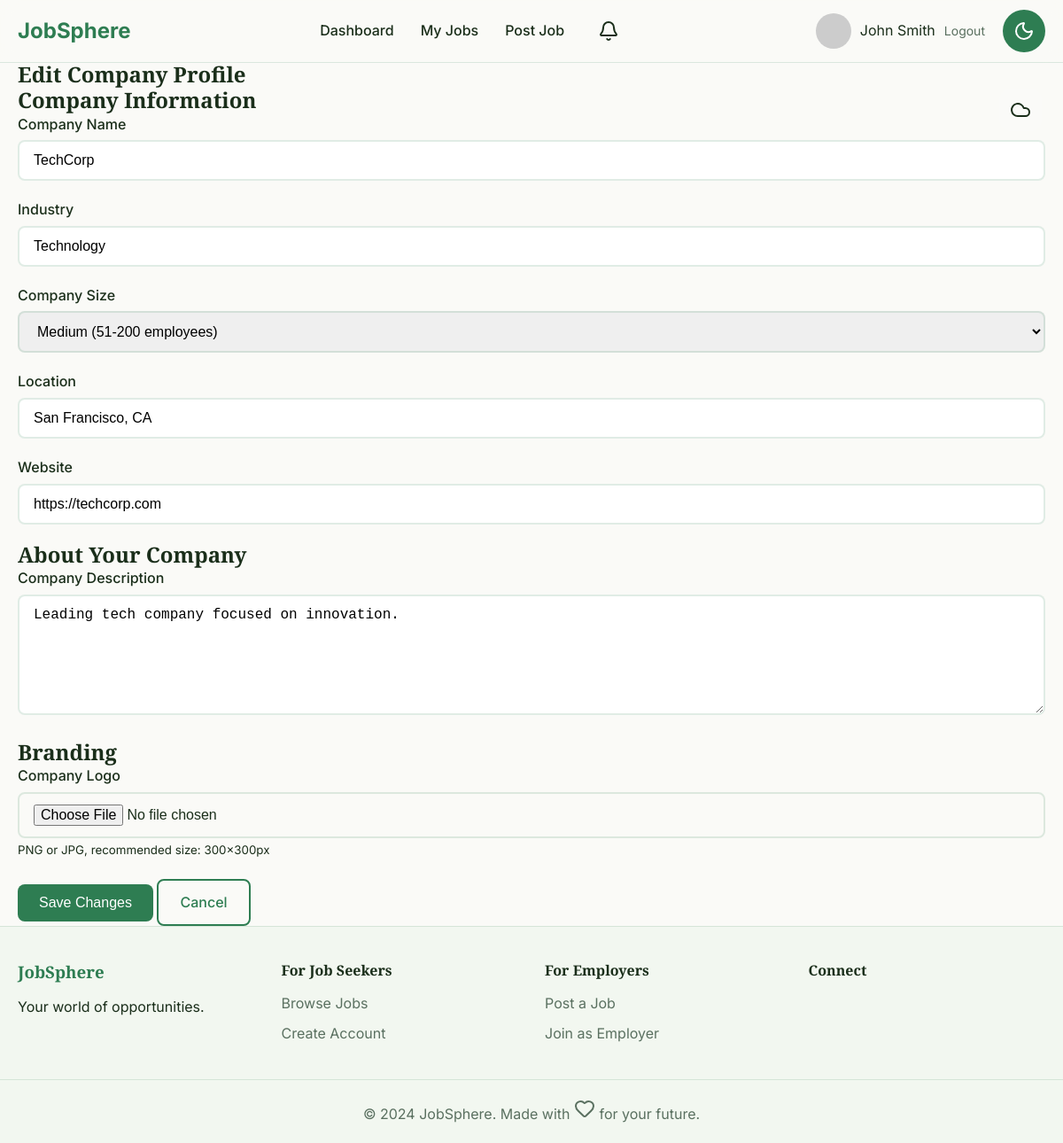
The page /employer/profile/edit (signed in) on the database its author committed.
### models.py (models this page shows, shortened)
class User(UserMixin, db.Model):
    __tablename__ = 'users'
    id = db.Column(db.Integer, primary_key=True)
    name = db.Column(db.String(100), nullable=False)
    email = db.Column(db.String(150), unique=True, nullable=False)
    password_hash = db.Column(db.String(255), nullable=False)
    role = db.Column(db.Enum('seeker', 'employer'), nullable=False)
    avatar_url = db.Column(db.String(255))
    is_active = db.Column(db.Boolean, default=True)
    created_at = db.Column(db.DateTime, default=datetime.utcnow)
    last_login = db.Column(db.DateTime)

class EmployerProfile(db.Model):
    __tablename__ = 'employer_profiles'
    id = db.Column(db.Integer, primary_key=True)
    user_id = db.Column(db.Integer, db.ForeignKey('users.id', ondelete='CASCADE'), nullable=False)
    company_name = db.Column(db.String(150), nullable=False)
    industry = db.Column(db.String(100))
    company_size = db.Column(db.String(50))
    website = db.Column(db.String(255))
    description = db.Column(db.Text)
    logo_url = db.Column(db.String(255))
    location = db.Column(db.String(100))
    is_featured = db.Column(db.Boolean, default=False)
    updated_at = db.Column(db.DateTime, default=datetime.utcnow, onupdate=datetime.utcnow)
    user = db.relationship('User', backref=db.backref('employer_profile', uselist=False))

### app.py (the view, shortened to what this page needs)
    @app.route('/employer/profile/edit', methods=['GET', 'POST'])
    @employer_required
    def employer_profile_edit():
        profile = current_user.employer_profile
        form = EmployerProfileForm(obj=profile)
        return render_template('profile/employer_edit.html', form=form)

### forms.py
class EmployerProfileForm(FlaskForm):
    company_name = StringField('Company Name', validators=[DataRequired(), Length(max=150)])
    industry = StringField('Industry', validators=[Optional(), Length(max=100)])
    company_size = SelectField('Company Size', choices=[
        ('startup', 'Startup (1-10 employees)'),
        ('small', 'Small (11-50 employees)'),
        ('medium', 'Medium (51-200 employees)'),
        ('large', 'Large (200+ employees)')
    ], validators=[Optional()])
    website = StringField('Website', validators=[Optional(), Length(max=255)])
    description = TextAreaField('Company Description', validators=[Optional()])
    location = StringField('Location', validators=[Optional(), Length(max=100)])
    logo = FileField('Company Logo', validators=[FileAllowed(['jpg', 'jpeg', 'png', 'gif'], 'Images only!')])
    is_featured = BooleanField('Featured Company')

### utils.py (called while the page is built)
def get_unread_notifications_count(user_id):
    return Notification.query.filter_by(user_id=user_id, is_read=False).count()

### templates/profile/employer_edit.html (shortened to what this page needs)
{% extends "base.html" %}
{% block content %}
<section class="edit-profile-section employer-edit">
    <div class="container">
        <h1>Edit Company Profile</h1>
        <form method="POST" enctype="multipart/form-data" class="profile-form">
            <div class="form-section">
                <h2>Company Information</h2>
                <div class="form-group">
                    {{ form.company_name.label }}
                    {{ form.company_name(class="form-control") }}
                </div>
                <div class="form-row">
                    <div class="form-group">
                        {{ form.industry.label }}
                        {{ form.industry(class="form-control", placeholder="e.g., Technology, Finance") }}
                    </div>
                    <div class="form-group">
                        {{ form.company_size.label }}
                        {{ form.company_size(class="form-control") }}
                    </div>
                </div>
                <div class="form-group">
                    {{ form.location.label }}
                    {{ form.location(class="form-control", placeholder="Headquarters location") }}
                </div>
                <div class="form-group">
                    {{ form.website.label }}
                    {{ form.website(class="form-control", placeholder="https://yourcompany.com") }}
                </div>
            </div>
            <div class="form-section">
                <h2>About Your Company</h2>
                <div class="form-group">
                    {{ form.description.label }}
                    {{ form.description(class="form-control", rows="6", placeholder="Tell candidates about your company, culture, and mission...") }}
                </div>
            </div>
            <div class="form-section">
                <h2>Branding</h2>
                <div class="form-group">
                    {{ form.logo.label }}
                    {{ form.logo(class="form-control") }}
                    <small>PNG or JPG, recommended size: 300x300px</small>
                </div>
            </div>
            <div class="form-actions">
                <button type="submit" class="btn btn-primary btn-lg">Save Changes</button>
                <a href="{{ url_for('employer_dashboard') }}" class="btn btn-outline">Cancel</a>
            </div>
        </form>
    </div>
</section>
{% endblock %}

### templates/base.html (shortened to what this page needs)
<!DOCTYPE html>
<html lang="en">
<head>
    <link rel="stylesheet" href="{{ url_for('static', filename='css/main.css') }}">
    <link rel="stylesheet" href="{{ url_for('static', filename='css/themes.css') }}">
    <link rel="stylesheet" href="{{ url_for('static', filename='css/components.css') }}">
    <link rel="stylesheet" href="{{ url_for('static', filename='css/animations.css') }}">
</head>
<body data-theme="{% if session.get('theme') %}{{ session['theme'] }}{% else %}light{% endif %}">
    <nav class="navbar">
        <div class="nav-container">
            <a href="{{ url_for('index') }}" class="nav-logo">
                <span class="logo-text">JobSphere</span>
            </a>
            <div class="nav-links">
                {% if current_user.is_authenticated %}
                    {% if current_user.role == 'seeker' %}
                        <a href="{{ url_for('jobs') }}">Browse Jobs</a>
                        <a href="{{ url_for('seeker_applications') }}">My Applications</a>
                        <a href="{{ url_for('seeker_dashboard') }}">Dashboard</a>
                    {% else %}
                        <a href="{{ url_for('employer_dashboard') }}">Dashboard</a>
                        <a href="{{ url_for('employer_jobs') }}">My Jobs</a>
                        <a href="{{ url_for('post_job') }}">Post Job</a>
                    {% endif %}
                    <a href="{{ url_for('notifications') }}" class="notifications-link">
                        <i data-lucide="bell"></i>
                    </a>
                {% else %}
                    <a href="{{ url_for('jobs') }}">Browse Jobs</a>
                    <a href="{{ url_for('register') }}">Join Now</a>
                    <a href="{{ url_for('login') }}">Sign In</a>
                {% endif %}
            </div>
            <div class="nav-user">
                {% if current_user.is_authenticated %}
                    <div class="user-menu">
                        <img src="{% if current_user.avatar_url %}{{ url_for('uploaded_file', filename=current_user.avatar_url) }}{% else %}https://via.placeholder.com/40x40?text={{ current_user.name[0] }}{% endif %}" alt="Avatar" class="user-avatar">
                        <span>{{ current_user.name }}</span>
                        <a href="{{ url_for('logout') }}" class="logout-link">Logout</a>
                    </div>
                {% endif %}
                <button id="theme-toggle" aria-label="Switch theme">
                    <i data-lucide="{% if session.get('theme') == 'dark' %}sun{% else %}moon{% endif %}"></i>
                </button>
            </div>
        </div>
    </nav>
    <main class="main-content">
        {% block content %}{% endblock %}
    </main>
    <footer class="footer">
        <div class="footer-content">
            <div class="footer-section">
                <h3>JobSphere</h3>
                <p>Your world of opportunities.</p>
            </div>
            <div class="footer-section">
                <h4>For Job Seekers</h4>
                <a href="{{ url_for('jobs') }}">Browse Jobs</a>
                <a href="{{ url_for('register') }}">Create Account</a>
            </div>
            <div class="footer-section">
                <h4>For Employers</h4>
                <a href="{{ url_for('post_job') }}">Post a Job</a>
                <a href="{{ url_for('register') }}">Join as Employer</a>
            </div>
            <div class="footer-section">
                <h4>Connect</h4>
                <div class="social-links">
                </div>
            </div>
        </div>
        <div class="footer-bottom">
            <p>&copy; 2024 JobSphere. Made with <i data-lucide="heart"></i> for your future.</p>
        </div>
    </footer>
    <div class="weather-control-panel">
        <button class="weather-menu-toggle" id="weather-menu-toggle" aria-label="Weather menu">
            <i data-lucide="cloud"></i>
        </button>
    </div>
</body>
</html>

### static/css/main.css (style rules this page uses)
* { margin: 0; padding: 0; box-sizing: border-box; }
:root { --font-primary: 'Inter', sans-serif; --font-heading: 'Playfair Display', serif; }
body { font-family: var(--font-primary); line-height: 1.6; color: var(--text-primary); background: var(--bg-primary); transition: background-color 0.3s ease, color 0.3s ease; }
h1, h2, h3, h4, h5, h6 { font-family: var(--font-heading); font-weight: 700; line-height: 1.2; }
a { color: var(--accent-primary); text-decoration: none; transition: color 0.2s ease; }
.btn { display: inline-block; padding: 12px 24px; border: none; border-radius: 8px; font-weight: 500; text-align: center; cursor: pointer; transition: all 0.2s ease; font-size: 16px; }
.btn-primary { background: var(--accent-primary); color: white; }
.btn-outline { background: transparent; color: var(--accent-primary); border: 2px solid var(--accent-primary); }
.container { max-width: 1200px; margin: 0 auto; padding: 0 20px; }
.navbar { position: fixed; top: 0; left: 0; right: 0; z-index: 1000; background: rgba(250, 250, 247, 0.8); backdrop-filter: blur(10px); border-bottom: 1px solid var(--border); transition: all 0.3s ease; }
.nav-container { max-width: 1200px; margin: 0 auto; padding: 0 20px; display: flex; align-items: center; justify-content: space-between; height: 70px; }
.nav-logo { font-size: 24px; font-weight: 700; color: var(--accent-primary); }
.nav-links { display: flex; gap: 30px; align-items: center; }
.nav-links a { font-weight: 500; color: var(--text-primary); transition: color 0.2s ease; }
.nav-user { display: flex; align-items: center; gap: 20px; }
.user-menu { display: flex; align-items: center; gap: 10px; position: relative; }
.user-avatar { width: 40px; height: 40px; border-radius: 50%; object-fit: cover; }
.logout-link { color: var(--text-secondary); font-size: 14px; }
#theme-toggle { width: 48px; height: 48px; border-radius: 50%; border: none; background: var(--accent-primary); color: white; cursor: pointer; display: flex; align-items: center; justify-content: center; transition: all 0.2s ease; }
.notifications-link { position: relative; display: flex; align-items: center; justify-content: center; width: 40px; height: 40px; border-radius: 50%; background: var(--glass-bg); color: var(--text-primary); transition: all 0.2s ease; }
.main-content { margin-top: 70px; min-height: calc(100vh - 70px - 200px); }
.footer { background: var(--bg-secondary); border-top: 1px solid var(--border); padding: 40px 0 20px; }
.footer-content { max-width: 1200px; margin: 0 auto; padding: 0 20px; display: grid; grid-template-columns: repeat(auto-fit, minmax(250px, 1fr)); gap: 30px; }
.footer-section h3 { color: var(--accent-primary); margin-bottom: 15px; }
.footer-section h4 { margin-bottom: 15px; color: var(--text-primary); }
.footer-section a { display: block; margin-bottom: 8px; color: var(--text-secondary); }
.social-links { display: flex; gap: 15px; }
.footer-bottom { text-align: center; margin-top: 30px; padding-top: 20px; border-top: 1px solid var(--border); color: var(--text-secondary); }
.form-group { margin-bottom: 20px; }
.form-group label { display: block; margin-bottom: 5px; font-weight: 500; color: var(--text-primary); }
.form-control { width: 100%; padding: 12px 16px; border: 2px solid var(--border); border-radius: 8px; font-size: 16px; transition: border-color 0.2s ease; }

### static/css/themes.css (style rules this page uses)
:root[data-theme="light"] { --bg-primary: #FAFAF7; --bg-secondary: #F2F7F0; --bg-card: #FFFFFF; --accent-primary: #2E7D52; --accent-primary-dark: #25633f; --accent-secondary: #5B8DB8; --accent-secondary-dark: #4a7194; --text-primary: #1A2E1A; --text-secondary: #5A7060; --border: rgba(46, 125, 82, 0.15); }
* { transition: background-color 0.3s ease, color 0.3s ease, border-color 0.3s ease; }

### static/css/components.css (style rules this page uses)
.weather-control-panel { position: fixed; top: 100px; right: 24px; z-index: 1000; }
:root[data-theme="light"] .weather-control-panel { display: flex; align-items: center; }
.weather-menu-toggle { width: 48px; height: 48px; border-radius: 12px; border: 2px solid transparent; background: rgba(255, 255, 255, 0.15); color: var(--text-primary); cursor: pointer; transition: all 0.3s ease; display: flex; align-items: center; justify-content: center; font-size: 20px; }

### rows shown on the page
User: name "John Smith"
EmployerProfile: company_name "TechCorp", industry "Technology", company_size "Medium (51-200 employees)", location "San Francisco, CA", website "https://techcorp.com", description "Leading tech company focused on innovation."
